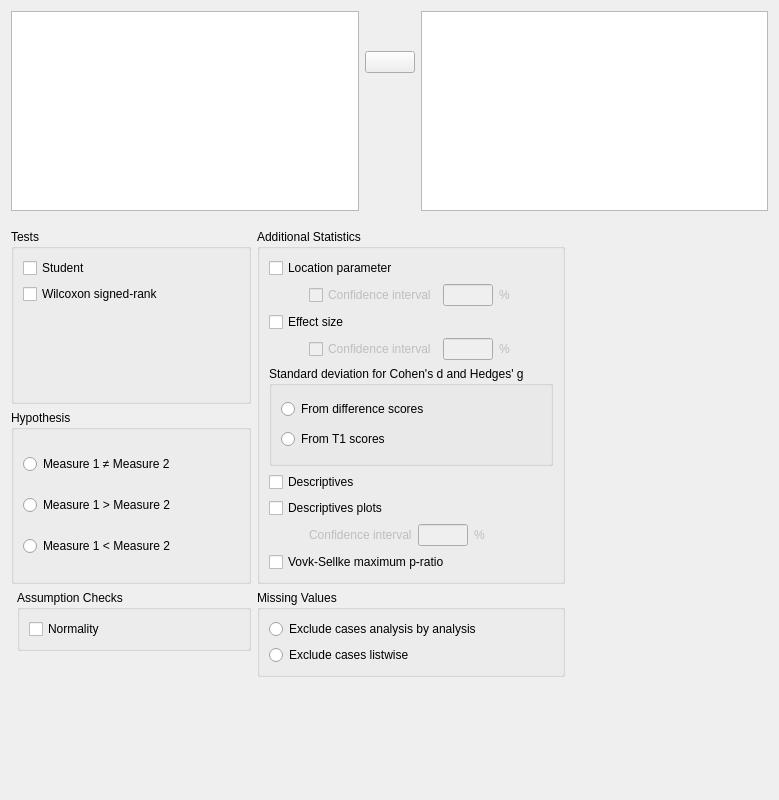
<?xml version="1.0" encoding="UTF-8"?>
<ui version="4.0">
 <class>TTestPairedSamplesForm</class>
 <widget class="QWidget" name="TTestPairedSamplesForm">
  <property name="geometry">
   <rect>
    <x>0</x>
    <y>0</y>
    <width>779</width>
    <height>800</height>
   </rect>
  </property>
  <property name="sizePolicy">
   <sizepolicy hsizetype="Fixed" vsizetype="Preferred">
    <horstretch>0</horstretch>
    <verstretch>0</verstretch>
   </sizepolicy>
  </property>
  <property name="minimumSize">
   <size>
    <width>0</width>
    <height>0</height>
   </size>
  </property>
  <property name="windowTitle">
   <string>Form</string>
  </property>
  <layout class="QGridLayout" name="gridLayout_3">
   <property name="verticalSpacing">
    <number>0</number>
   </property>
   <item row="0" column="0">
    <widget class="QWidget" name="topWidget" native="true">
     <property name="sizePolicy">
      <sizepolicy hsizetype="Expanding" vsizetype="Fixed">
       <horstretch>0</horstretch>
       <verstretch>0</verstretch>
      </sizepolicy>
     </property>
     <layout class="QGridLayout" name="gridLayout">
      <property name="leftMargin">
       <number>0</number>
      </property>
      <property name="topMargin">
       <number>0</number>
      </property>
      <property name="rightMargin">
       <number>0</number>
      </property>
      <property name="verticalSpacing">
       <number>0</number>
      </property>
      <item row="0" column="1">
       <spacer name="verticalSpacer_4">
        <property name="orientation">
         <enum>Qt::Vertical</enum>
        </property>
        <property name="sizeType">
         <enum>QSizePolicy::Fixed</enum>
        </property>
        <property name="sizeHint" stdset="0">
         <size>
          <width>20</width>
          <height>40</height>
         </size>
        </property>
       </spacer>
      </item>
      <item row="1" column="1">
       <widget class="AssignButton" name="assignButton">
        <property name="sizePolicy">
         <sizepolicy hsizetype="Fixed" vsizetype="Fixed">
          <horstretch>0</horstretch>
          <verstretch>0</verstretch>
         </sizepolicy>
        </property>
        <property name="minimumSize">
         <size>
          <width>50</width>
          <height>0</height>
         </size>
        </property>
        <property name="maximumSize">
         <size>
          <width>50</width>
          <height>16777215</height>
         </size>
        </property>
        <property name="text">
         <string/>
        </property>
       </widget>
      </item>
      <item row="2" column="1">
       <spacer name="verticalSpacer_3">
        <property name="orientation">
         <enum>Qt::Vertical</enum>
        </property>
        <property name="sizeHint" stdset="0">
         <size>
          <width>20</width>
          <height>40</height>
         </size>
        </property>
       </spacer>
      </item>
      <item row="0" column="0" rowspan="3">
       <widget class="AvailableFieldsListView" name="availableFields">
        <property name="sizePolicy">
         <sizepolicy hsizetype="Preferred" vsizetype="Fixed">
          <horstretch>0</horstretch>
          <verstretch>0</verstretch>
         </sizepolicy>
        </property>
        <property name="minimumSize">
         <size>
          <width>0</width>
          <height>200</height>
         </size>
        </property>
        <property name="maximumSize">
         <size>
          <width>16777215</width>
          <height>200</height>
         </size>
        </property>
       </widget>
      </item>
      <item row="0" column="2" rowspan="3">
       <widget class="BoundPairsTable" name="pairs">
        <property name="sizePolicy">
         <sizepolicy hsizetype="Preferred" vsizetype="Fixed">
          <horstretch>0</horstretch>
          <verstretch>0</verstretch>
         </sizepolicy>
        </property>
        <property name="minimumSize">
         <size>
          <width>0</width>
          <height>200</height>
         </size>
        </property>
        <property name="maximumSize">
         <size>
          <width>16777215</width>
          <height>200</height>
         </size>
        </property>
       </widget>
      </item>
     </layout>
    </widget>
   </item>
   <item row="1" column="0">
    <widget class="QWidget" name="widget_7" native="true">
     <property name="sizePolicy">
      <sizepolicy hsizetype="Fixed" vsizetype="Fixed">
       <horstretch>0</horstretch>
       <verstretch>0</verstretch>
      </sizepolicy>
     </property>
     <layout class="QGridLayout" name="gridLayout_12">
      <property name="leftMargin">
       <number>0</number>
      </property>
      <property name="rightMargin">
       <number>0</number>
      </property>
      <property name="bottomMargin">
       <number>0</number>
      </property>
      <item row="2" column="2" rowspan="2">
       <widget class="BoundGroupBox" name="missingValues">
        <property name="sizePolicy">
         <sizepolicy hsizetype="Preferred" vsizetype="Minimum">
          <horstretch>0</horstretch>
          <verstretch>0</verstretch>
         </sizepolicy>
        </property>
        <property name="title">
         <string>Missing Values</string>
        </property>
        <property name="flat">
         <bool>false</bool>
        </property>
        <layout class="QGridLayout" name="gridLayout_6">
         <item row="0" column="1" rowspan="2">
          <spacer name="horizontalSpacer_3">
           <property name="orientation">
            <enum>Qt::Horizontal</enum>
           </property>
           <property name="sizeType">
            <enum>QSizePolicy::Expanding</enum>
           </property>
           <property name="sizeHint" stdset="0">
            <size>
             <width>5</width>
             <height>20</height>
            </size>
           </property>
          </spacer>
         </item>
         <item row="0" column="0">
          <widget class="QRadioButton" name="_1excludeAnalysisByAnalysis">
           <property name="sizePolicy">
            <sizepolicy hsizetype="Fixed" vsizetype="Fixed">
             <horstretch>0</horstretch>
             <verstretch>0</verstretch>
            </sizepolicy>
           </property>
           <property name="text">
            <string>Exclude cases analysis by analysis</string>
           </property>
          </widget>
         </item>
         <item row="1" column="0">
          <widget class="QRadioButton" name="_2excludeListwise">
           <property name="sizePolicy">
            <sizepolicy hsizetype="Fixed" vsizetype="Fixed">
             <horstretch>0</horstretch>
             <verstretch>0</verstretch>
            </sizepolicy>
           </property>
           <property name="text">
            <string>Exclude cases listwise</string>
           </property>
          </widget>
         </item>
        </layout>
       </widget>
      </item>
      <item row="2" column="1">
       <widget class="GroupBox" name="testType">
        <property name="sizePolicy">
         <sizepolicy hsizetype="Preferred" vsizetype="Minimum">
          <horstretch>0</horstretch>
          <verstretch>0</verstretch>
         </sizepolicy>
        </property>
        <property name="title">
         <string>Assumption Checks</string>
        </property>
        <layout class="QGridLayout" name="gridLayout_11">
         <item row="0" column="0">
          <widget class="BoundCheckBox" name="normalityTests">
           <property name="sizePolicy">
            <sizepolicy hsizetype="Fixed" vsizetype="Fixed">
             <horstretch>0</horstretch>
             <verstretch>0</verstretch>
            </sizepolicy>
           </property>
           <property name="text">
            <string>Normality</string>
           </property>
          </widget>
         </item>
         <item row="0" column="1">
          <spacer name="horizontalSpacer_4">
           <property name="orientation">
            <enum>Qt::Horizontal</enum>
           </property>
           <property name="sizeType">
            <enum>QSizePolicy::Expanding</enum>
           </property>
           <property name="sizeHint" stdset="0">
            <size>
             <width>5</width>
             <height>20</height>
            </size>
           </property>
          </spacer>
         </item>
        </layout>
       </widget>
      </item>
      <item row="1" column="0" colspan="2">
       <widget class="BoundGroupBox" name="hypothesis">
        <property name="sizePolicy">
         <sizepolicy hsizetype="Preferred" vsizetype="Minimum">
          <horstretch>0</horstretch>
          <verstretch>0</verstretch>
         </sizepolicy>
        </property>
        <property name="minimumSize">
         <size>
          <width>240</width>
          <height>0</height>
         </size>
        </property>
        <property name="title">
         <string>Hypothesis</string>
        </property>
        <property name="flat">
         <bool>false</bool>
        </property>
        <layout class="QGridLayout" name="gridLayout_5">
         <item row="1" column="1" rowspan="3">
          <spacer name="horizontalSpacer_2">
           <property name="orientation">
            <enum>Qt::Horizontal</enum>
           </property>
           <property name="sizeType">
            <enum>QSizePolicy::Expanding</enum>
           </property>
           <property name="sizeHint" stdset="0">
            <size>
             <width>5</width>
             <height>20</height>
            </size>
           </property>
          </spacer>
         </item>
         <item row="1" column="0">
          <widget class="QRadioButton" name="_1notEqual">
           <property name="sizePolicy">
            <sizepolicy hsizetype="Fixed" vsizetype="Fixed">
             <horstretch>0</horstretch>
             <verstretch>0</verstretch>
            </sizepolicy>
           </property>
           <property name="text">
            <string>Measure 1 ≠ Measure 2</string>
           </property>
          </widget>
         </item>
         <item row="3" column="0">
          <widget class="QRadioButton" name="_3groupTwoGreater">
           <property name="sizePolicy">
            <sizepolicy hsizetype="Fixed" vsizetype="Fixed">
             <horstretch>0</horstretch>
             <verstretch>0</verstretch>
            </sizepolicy>
           </property>
           <property name="text">
            <string>Measure 1 &lt; Measure 2</string>
           </property>
          </widget>
         </item>
         <item row="2" column="0">
          <widget class="QRadioButton" name="_2groupOneGreater">
           <property name="sizePolicy">
            <sizepolicy hsizetype="Fixed" vsizetype="Fixed">
             <horstretch>0</horstretch>
             <verstretch>0</verstretch>
            </sizepolicy>
           </property>
           <property name="text">
            <string>Measure 1 &gt; Measure 2</string>
           </property>
          </widget>
         </item>
        </layout>
       </widget>
      </item>
      <item row="0" column="0" colspan="2">
       <widget class="GroupBox" name="tests">
        <property name="sizePolicy">
         <sizepolicy hsizetype="Preferred" vsizetype="Minimum">
          <horstretch>0</horstretch>
          <verstretch>0</verstretch>
         </sizepolicy>
        </property>
        <property name="title">
         <string>Tests</string>
        </property>
        <layout class="QFormLayout" name="formLayout_2">
         <item row="0" column="0">
          <widget class="BoundCheckBox" name="students">
           <property name="sizePolicy">
            <sizepolicy hsizetype="Fixed" vsizetype="Fixed">
             <horstretch>0</horstretch>
             <verstretch>0</verstretch>
            </sizepolicy>
           </property>
           <property name="text">
            <string>Student</string>
           </property>
          </widget>
         </item>
         <item row="1" column="0">
          <widget class="BoundCheckBox" name="wilcoxonSignedRank">
           <property name="sizePolicy">
            <sizepolicy hsizetype="Fixed" vsizetype="Fixed">
             <horstretch>0</horstretch>
             <verstretch>0</verstretch>
            </sizepolicy>
           </property>
           <property name="text">
            <string>Wilcoxon signed-rank</string>
           </property>
          </widget>
         </item>
         <item row="1" column="1">
          <spacer name="horizontalSpacer">
           <property name="orientation">
            <enum>Qt::Horizontal</enum>
           </property>
           <property name="sizeType">
            <enum>QSizePolicy::Expanding</enum>
           </property>
           <property name="sizeHint" stdset="0">
            <size>
             <width>5</width>
             <height>20</height>
            </size>
           </property>
          </spacer>
         </item>
        </layout>
       </widget>
      </item>
      <item row="0" column="2" rowspan="2">
       <widget class="GroupBox" name="groupBox_7">
        <property name="sizePolicy">
         <sizepolicy hsizetype="Preferred" vsizetype="Minimum">
          <horstretch>0</horstretch>
          <verstretch>0</verstretch>
         </sizepolicy>
        </property>
        <property name="title">
         <string>Additional Statistics</string>
        </property>
        <layout class="QFormLayout" name="formLayout">
         <item row="0" column="0">
          <widget class="BoundCheckBox" name="meanDifference">
           <property name="sizePolicy">
            <sizepolicy hsizetype="Fixed" vsizetype="Fixed">
             <horstretch>0</horstretch>
             <verstretch>0</verstretch>
            </sizepolicy>
           </property>
           <property name="text">
            <string>Location parameter</string>
           </property>
          </widget>
         </item>
         <item row="1" column="0">
          <widget class="QWidget" name="widgetMeanDiffConfidenceInterval" native="true">
           <property name="enabled">
            <bool>false</bool>
           </property>
           <layout class="QGridLayout" name="gridLayout_13">
            <property name="leftMargin">
             <number>40</number>
            </property>
            <property name="topMargin">
             <number>0</number>
            </property>
            <property name="rightMargin">
             <number>0</number>
            </property>
            <property name="bottomMargin">
             <number>0</number>
            </property>
            <item row="0" column="2">
             <widget class="QLabel" name="label_6">
              <property name="sizePolicy">
               <sizepolicy hsizetype="Fixed" vsizetype="Preferred">
                <horstretch>0</horstretch>
                <verstretch>0</verstretch>
               </sizepolicy>
              </property>
              <property name="text">
               <string>%</string>
              </property>
             </widget>
            </item>
            <item row="0" column="1">
             <widget class="BoundTextBox" name="meanDiffConfidenceIntervalPercent">
              <property name="sizePolicy">
               <sizepolicy hsizetype="Fixed" vsizetype="Fixed">
                <horstretch>0</horstretch>
                <verstretch>0</verstretch>
               </sizepolicy>
              </property>
              <property name="minimumSize">
               <size>
                <width>50</width>
                <height>0</height>
               </size>
              </property>
              <property name="maximumSize">
               <size>
                <width>50</width>
                <height>16777215</height>
               </size>
              </property>
             </widget>
            </item>
            <item row="0" column="0">
             <widget class="BoundCheckBox" name="meanDiffConfidenceIntervalCheckbox">
              <property name="text">
               <string>Confidence interval</string>
              </property>
             </widget>
            </item>
           </layout>
          </widget>
         </item>
         <item row="2" column="0">
          <widget class="BoundCheckBox" name="effectSize">
           <property name="sizePolicy">
            <sizepolicy hsizetype="Fixed" vsizetype="Fixed">
             <horstretch>0</horstretch>
             <verstretch>0</verstretch>
            </sizepolicy>
           </property>
           <property name="text">
            <string>Effect size</string>
           </property>
          </widget>
         </item>
         <item row="3" column="0">
          <widget class="QWidget" name="widgetEffSizeConfidenceInterval" native="true">
           <property name="enabled">
            <bool>false</bool>
           </property>
           <layout class="QGridLayout" name="gridLayout_14">
            <property name="leftMargin">
             <number>40</number>
            </property>
            <property name="topMargin">
             <number>0</number>
            </property>
            <property name="rightMargin">
             <number>0</number>
            </property>
            <property name="bottomMargin">
             <number>0</number>
            </property>
            <item row="0" column="1">
             <widget class="BoundTextBox" name="effSizeConfidenceIntervalPercent">
              <property name="sizePolicy">
               <sizepolicy hsizetype="Fixed" vsizetype="Fixed">
                <horstretch>0</horstretch>
                <verstretch>0</verstretch>
               </sizepolicy>
              </property>
              <property name="minimumSize">
               <size>
                <width>50</width>
                <height>0</height>
               </size>
              </property>
              <property name="maximumSize">
               <size>
                <width>50</width>
                <height>16777215</height>
               </size>
              </property>
             </widget>
            </item>
            <item row="0" column="2">
             <widget class="QLabel" name="label_8">
              <property name="sizePolicy">
               <sizepolicy hsizetype="Fixed" vsizetype="Preferred">
                <horstretch>0</horstretch>
                <verstretch>0</verstretch>
               </sizepolicy>
              </property>
              <property name="text">
               <string>%</string>
              </property>
             </widget>
            </item>
            <item row="0" column="0">
             <widget class="BoundCheckBox" name="effSizeConfidenceIntervalCheckbox">
              <property name="text">
               <string>Confidence interval</string>
              </property>
             </widget>
            </item>
           </layout>
          </widget>
         </item>
         <item row="4" column="0">
          <widget class="BoundGroupBox" name="effectSizeSD">
           <property name="minimumSize">
            <size>
             <width>100</width>
             <height>100</height>
            </size>
           </property>
           <property name="title">
            <string>Standard deviation for Cohen's d and Hedges' g</string>
           </property>
           <layout class="QGridLayout" name="gridLayout_2">
            <item row="0" column="0">
             <widget class="QRadioButton" name="_1effectSizeSDDifference">
              <property name="text">
               <string>From difference scores</string>
              </property>
             </widget>
            </item>
            <item row="1" column="0">
             <widget class="QRadioButton" name="_2effectSizeSDTime1">
              <property name="text">
               <string>From T1 scores</string>
              </property>
             </widget>
            </item>
           </layout>
          </widget>
         </item>
         <item row="5" column="0">
          <widget class="BoundCheckBox" name="descriptives">
           <property name="sizePolicy">
            <sizepolicy hsizetype="Fixed" vsizetype="Fixed">
             <horstretch>0</horstretch>
             <verstretch>0</verstretch>
            </sizepolicy>
           </property>
           <property name="text">
            <string>Descriptives</string>
           </property>
          </widget>
         </item>
         <item row="6" column="0">
          <widget class="BoundCheckBox" name="descriptivesPlots">
           <property name="sizePolicy">
            <sizepolicy hsizetype="Fixed" vsizetype="Fixed">
             <horstretch>0</horstretch>
             <verstretch>0</verstretch>
            </sizepolicy>
           </property>
           <property name="text">
            <string>Descriptives plots</string>
           </property>
          </widget>
         </item>
         <item row="7" column="0">
          <widget class="QWidget" name="widgetDescriptivesPlotsConfidenceInterval" native="true">
           <property name="enabled">
            <bool>false</bool>
           </property>
           <layout class="QGridLayout" name="gridLayout_9">
            <property name="leftMargin">
             <number>40</number>
            </property>
            <property name="topMargin">
             <number>0</number>
            </property>
            <property name="rightMargin">
             <number>0</number>
            </property>
            <property name="bottomMargin">
             <number>0</number>
            </property>
            <item row="0" column="1">
             <widget class="BoundTextBox" name="descriptivesPlotsConfidenceInterval">
              <property name="sizePolicy">
               <sizepolicy hsizetype="Fixed" vsizetype="Fixed">
                <horstretch>0</horstretch>
                <verstretch>0</verstretch>
               </sizepolicy>
              </property>
              <property name="minimumSize">
               <size>
                <width>50</width>
                <height>0</height>
               </size>
              </property>
              <property name="maximumSize">
               <size>
                <width>50</width>
                <height>16777215</height>
               </size>
              </property>
             </widget>
            </item>
            <item row="0" column="0">
             <widget class="QLabel" name="label_3">
              <property name="sizePolicy">
               <sizepolicy hsizetype="Fixed" vsizetype="Preferred">
                <horstretch>0</horstretch>
                <verstretch>0</verstretch>
               </sizepolicy>
              </property>
              <property name="text">
               <string>Confidence interval</string>
              </property>
             </widget>
            </item>
            <item row="0" column="2">
             <widget class="QLabel" name="label_4">
              <property name="sizePolicy">
               <sizepolicy hsizetype="Fixed" vsizetype="Preferred">
                <horstretch>0</horstretch>
                <verstretch>0</verstretch>
               </sizepolicy>
              </property>
              <property name="text">
               <string>%</string>
              </property>
             </widget>
            </item>
           </layout>
          </widget>
         </item>
         <item row="8" column="0">
          <widget class="BoundCheckBox" name="VovkSellkeMPR">
           <property name="sizePolicy">
            <sizepolicy hsizetype="Fixed" vsizetype="Fixed">
             <horstretch>0</horstretch>
             <verstretch>0</verstretch>
            </sizepolicy>
           </property>
           <property name="text">
            <string>Vovk-Sellke maximum p-ratio</string>
           </property>
          </widget>
         </item>
        </layout>
       </widget>
      </item>
     </layout>
    </widget>
   </item>
   <item row="2" column="0">
    <spacer name="verticalSpacer">
     <property name="orientation">
      <enum>Qt::Vertical</enum>
     </property>
     <property name="sizeHint" stdset="0">
      <size>
       <width>20</width>
       <height>40</height>
      </size>
     </property>
    </spacer>
   </item>
  </layout>
 </widget>
 <customwidgets>
  <customwidget>
   <class>AssignButton</class>
   <extends>QPushButton</extends>
   <header>widgets/assignbutton.h</header>
  </customwidget>
  <customwidget>
   <class>AvailableFieldsListView</class>
   <extends>QListView</extends>
   <header>widgets/availablefieldslistview.h</header>
  </customwidget>
  <customwidget>
   <class>GroupBox</class>
   <extends>QGroupBox</extends>
   <header>widgets/groupbox.h</header>
   <container>1</container>
  </customwidget>
  <customwidget>
   <class>BoundTextBox</class>
   <extends>QLineEdit</extends>
   <header>widgets/boundtextbox.h</header>
  </customwidget>
  <customwidget>
   <class>BoundGroupBox</class>
   <extends>QGroupBox</extends>
   <header>widgets/boundgroupbox.h</header>
   <container>1</container>
  </customwidget>
  <customwidget>
   <class>BoundCheckBox</class>
   <extends>QCheckBox</extends>
   <header>widgets/boundcheckbox.h</header>
  </customwidget>
  <customwidget>
   <class>BoundPairsTable</class>
   <extends>QTableView</extends>
   <header>widgets/boundpairstable.h</header>
  </customwidget>
 </customwidgets>
 <tabstops>
  <tabstop>availableFields</tabstop>
  <tabstop>assignButton</tabstop>
  <tabstop>pairs</tabstop>
  <tabstop>students</tabstop>
  <tabstop>wilcoxonSignedRank</tabstop>
  <tabstop>_1notEqual</tabstop>
  <tabstop>_2groupOneGreater</tabstop>
  <tabstop>_3groupTwoGreater</tabstop>
  <tabstop>meanDifference</tabstop>
  <tabstop>effectSize</tabstop>
  <tabstop>descriptives</tabstop>
  <tabstop>descriptivesPlots</tabstop>
  <tabstop>descriptivesPlotsConfidenceInterval</tabstop>
  <tabstop>VovkSellkeMPR</tabstop>
  <tabstop>normalityTests</tabstop>
  <tabstop>_1excludeAnalysisByAnalysis</tabstop>
  <tabstop>_2excludeListwise</tabstop>
 </tabstops>
 <resources/>
 <connections>
  <connection>
   <sender>descriptivesPlots</sender>
   <signal>toggled(bool)</signal>
   <receiver>widgetDescriptivesPlotsConfidenceInterval</receiver>
   <slot>setEnabled(bool)</slot>
   <hints>
    <hint type="sourcelabel">
     <x>332</x>
     <y>407</y>
    </hint>
    <hint type="destinationlabel">
     <x>382</x>
     <y>435</y>
    </hint>
   </hints>
  </connection>
  <connection>
   <sender>meanDifference</sender>
   <signal>toggled(bool)</signal>
   <receiver>widgetMeanDiffConfidenceInterval</receiver>
   <slot>setEnabled(bool)</slot>
   <hints>
    <hint type="sourcelabel">
     <x>352</x>
     <y>263</y>
    </hint>
    <hint type="destinationlabel">
     <x>413</x>
     <y>294</y>
    </hint>
   </hints>
  </connection>
  <connection>
   <sender>effectSize</sender>
   <signal>toggled(bool)</signal>
   <receiver>widgetEffSizeConfidenceInterval</receiver>
   <slot>setEnabled(bool)</slot>
   <hints>
    <hint type="sourcelabel">
     <x>324</x>
     <y>326</y>
    </hint>
    <hint type="destinationlabel">
     <x>413</x>
     <y>357</y>
    </hint>
   </hints>
  </connection>
 </connections>
</ui>
